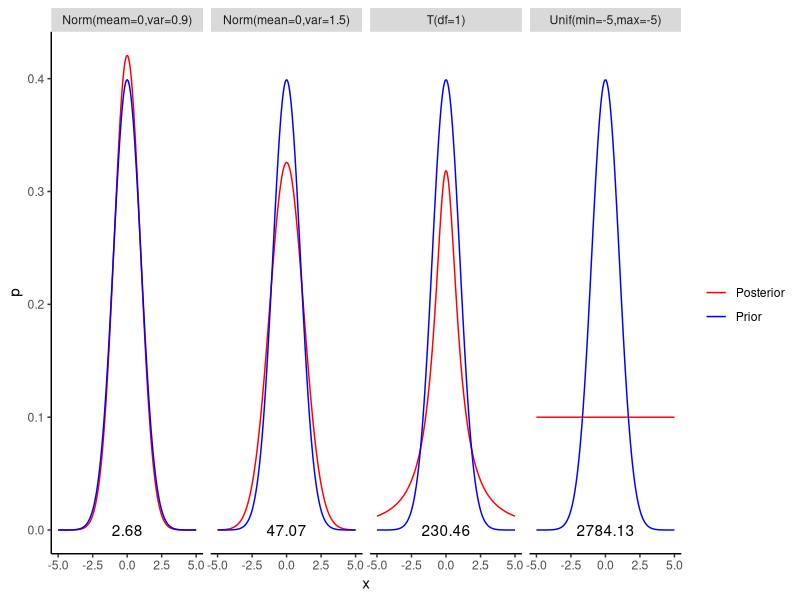

Here is the R script that generated this plot:
library(ggplot2)

RelativeEntropy = function (P,Q) {
  xentropy = -1
  if (length(P) == length(Q)) {
    xentropy = 0
    for (i in seq(1,length(P)))
      xentropy = xentropy + P[i] * log(P[i]/Q[i])
  }
  else {
    warning("P and Q do not have same number of elements")
  }
  return(xentropy)
}


X = seq(-5,5,by=0.001)
P1 = sapply(X,function (x) dnorm(x, mean=0,sd=sqrt(0.9)))
P2 = sapply(X,function (x) dnorm(x, mean=0,sd=sqrt(1.5)))
P3 = sapply(X,function (x) dt(x,df=1))
P4 = sapply(X,function (x) dunif(x,min=-5,5))
Q = sapply(X,function (x) dnorm(x, mean=0,sd=1))


data.df = data.frame(
  x = rep(X,4),
  q = rep(Q,4),
  p = c(P1,P2,P3,P4),
  dist = factor(rep(c("P1","P2","P3","P4"),rep(length(Q),4)))
)

distribution_names <- list(
  'P1'="Norm(meam=0,var=0.9)",
  'P2'="Norm(mean=0,var=1.5)",
  'P3'="T(df=1)",
  'P4'="Unif(min=-5,max=-5)"
)

distribution_labeller <- function(variable,value){
  return(distribution_names[value])
}

annotation.df = data.frame(
  x = rep(0,4),
  q = rep(0,4),
  p = rep(0,4),
  dist = factor(c("P1","P2","P3","P4")),
  lab = round(unlist(lapply(list(P1,P2,P3,P4),RelativeEntropy, Q = Q)),2)
)


# plot distro
g = ggplot(data.df, aes(x = x, group = dist))
g = g + geom_line(aes(y = p, colour="Posterior"))
g = g + geom_line(aes(y = q, colour="Prior"))
g = g + facet_grid(.~dist,labeller=distribution_labeller) 
g = g + geom_text(data = annotation.df, aes(y = p, label =lab) ) 
g = g + scale_colour_manual("", values = c("Posterior"="red", "Prior"="blue"))
g = g + theme(
  panel.grid.major = element_blank(), 
  panel.grid.minor = element_blank(),               
  panel.background = element_blank(), 
  axis.line = element_line(colour = "black"))

plot(g)

# old working
#g = ggplot(data.df, aes(x = x, y = p, group = dist, colour ="Posterior")) + geom_line()
#g = g + geom_line(aes(x = x, y = q, group = dist, colour="Prior"), show_guide = FALSE)
#g = g + facet_grid(.~dist,labeller=distribution_labeller) 
#g = g + annotate("text", label = "Toto", size = 4, x = 0, y = 0)
#g = g + geom_text(df, aes(x = xlab, y = y,group = dist, label=lab)) 
#g = g + geom_text(data = annotation.df, aes(label =lab) ) 
#g = g + scale_colour_manual("", values = c("Posterior"="green", "Prior"="blue")) +
#  plot(g)




